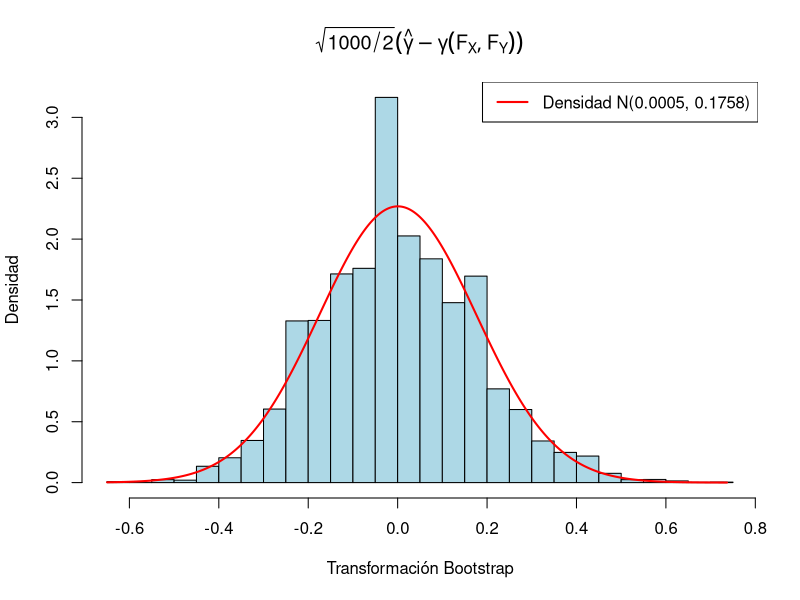
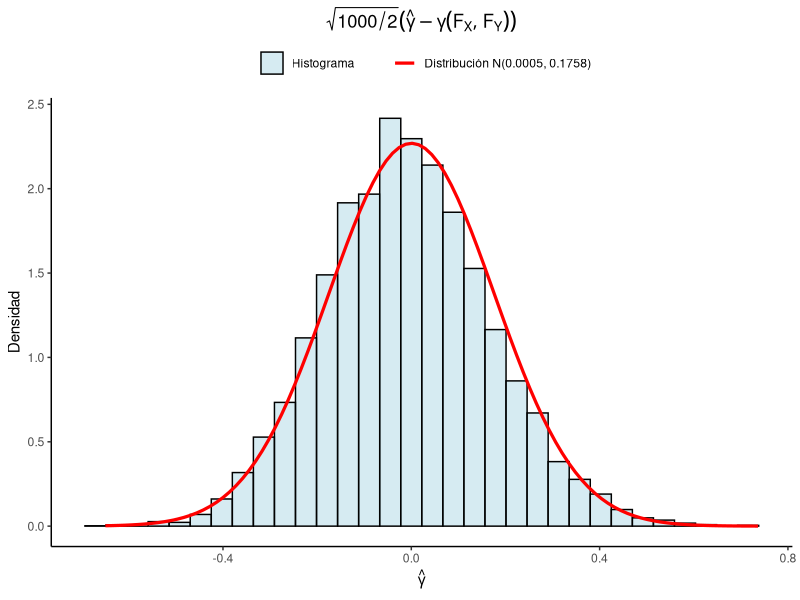

R code for these plots, in order:
# Fijar semilla para reproducibilidad
set.seed(250)

# Definir tamaño de muestra
n <- 1000

gamma_index <- pnorm(-7/4)

# Estimaciones con muestras
B <- 10000  # Número de muestras
gamma_estimado <- numeric(B)

for (b in 1:B) {
  sample1 <- rnorm(n, mean = 0, sd = 1)
  sample2 <- rnorm(n, mean = 7, sd = 5)
  
  sort1 <- sort(sample1)
  sort2 <- sort(sample2)
  
  l <- sort1>sort2
  
  gamma_estimado[b] <- mean(l)
}

# Transformación de los valores bootstrap
transformed_values <- sqrt(1000 / 2) * (gamma_estimado - gamma_index)

# Graficar la distribución bootstrap transformada
hist(transformed_values, breaks = 40, freq = FALSE, 
     col = "lightblue", border = "black", main = expression(sqrt(1000/2) * (hat(gamma) - gamma(F[X],F[Y]))),
     xlab = "Transformación Bootstrap", ylab = "Densidad")

# Superponer la densidad de la normal
x_vals <- seq(min(transformed_values), max(transformed_values), length.out = 2000)
normal_density <- dnorm(x_vals, mean = mean(transformed_values), sd = sd(transformed_values))

lines(x_vals, normal_density, col = "red", lwd = 2)
legend("topright", legend = "Densidad N(0.0005, 0.1758)", col = "red", lwd = 2)

# Mostrar estadísticas del bootstrap
gamma_mean <- mean(gamma_estimado)
gamma_sd <- sd(gamma_estimado)
gamma_ci <- quantile(gamma_estimado, c(0.025, 0.975))

trans_mean <- mean(transformed_values)
trans_sd <- sd(transformed_values)
trans_ci <- quantile(transformed_values, c(0.025, 0.975))

cat("Transformed Mean:", trans_mean, "\n")
cat("Transformed Std Dev:", trans_sd, "\n")
cat("95% CI:", gamma_ci[1], "-", gamma_ci[2], "\n")











# ── Cargar paquete ──────────────────────────────────────────────────────────────
library(ggplot2)

# Pasamos los valores transformados a un data-frame para ggplot
df <- data.frame(trans = transformed_values)

# Media y desviación estándar de la transformación  (las usaremos en la curva)
m   <- mean(df$trans)
s   <- sd(df$trans)

# ── Gráfico ─────────────────────────────────────────────────────────────────────
ggplot(df, aes(x = trans)) +
  # Histograma a densidad
  geom_histogram(aes(y = ..density.., fill = "Bootstrap"),
                 bins = 32, colour = "black", alpha = 0.5) +
  # Curva Normal teórica                (usa stat_function → no hace falta pre-calcular)
  stat_function(fun  = dnorm,
                args = list(mean = m, sd = s),
                aes(colour = "Normal teórica"),
                linewidth = 1.1) +
  # Etiquetas y títulos
  labs(
    title = expression(sqrt(1000/2) * (hat(gamma) - gamma(F[X], F[Y]))),
    x     = expression(hat(gamma)),
    y     = "Densidad"
  ) +
  # Leyenda manual (así controlas colores y orden)
  scale_fill_manual(
    name   = "",           # sin título de leyenda
    values = c("Bootstrap" = "lightblue"),
    labels = c("Bootstrap" = "Histograma")
  ) +
  scale_color_manual(
    name   = "",
    values = c("Normal teórica" = "red"),
    labels = c("Normal teórica" = "Distribución N(0.0005, 0.1758)")
  ) +
  theme_classic() +
  theme(legend.position = "top",
        plot.title = element_text(hjust = 0.5)) # coloca la leyenda arriba (o “right”, “none”...)
  

